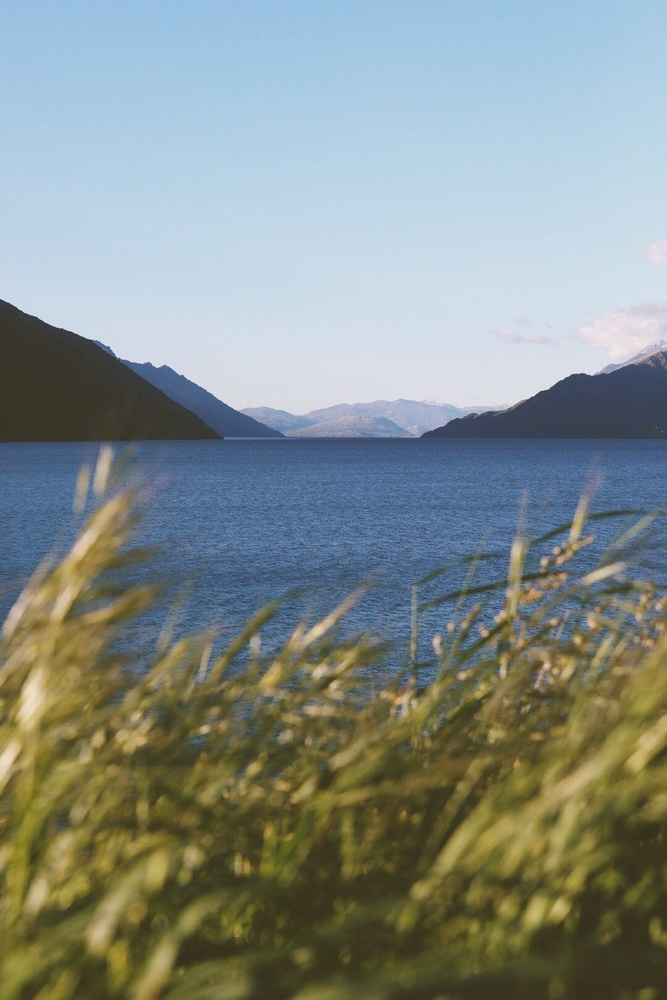
#> input picture scen.jpg, 667 x 1000 px, shrunk from 1080 x 1620 before the run
$ python Robert.py
#> lines starting #> are read from the running program, lines starting #| are printed output that depends on the picture; after the words box and inside, x2 and y2 are one past the last pixel; in counts of white or black regions, pixels touching at a corner belong together
import cv2 as cv
import numpy as np
name = 'scen.jpg'
img0 = cv.imread(name, 0)
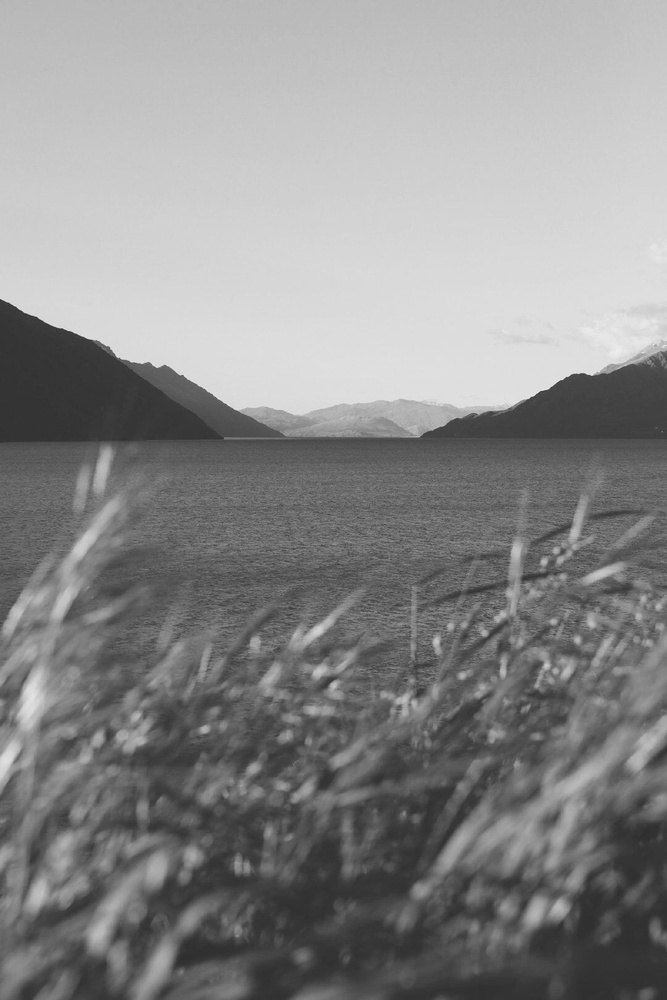
#> img0: shape (1000, 667); min 46, max 242, mean 138.3
img = img0
img = cv.GaussianBlur(img0, (9, 9), 0)
# flower2: 5, 5
# scen: 3, 5
# pipe organ:
# window: 7

#Roberts
kernelx = np.array([[-1,0],[0,1]], dtype=int)
kernely = np.array([[0,-1],[1,0]], dtype=int)
x = cv.filter2D(img, cv.CV_16S, kernelx)
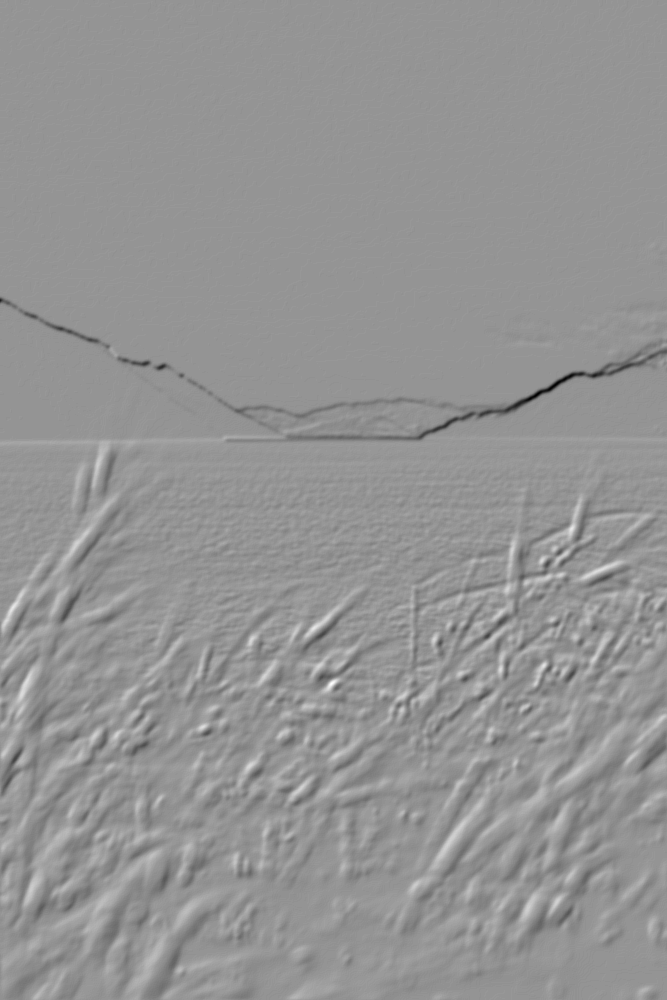
#> x: shape (1000, 667) int16; min -49, max 35, mean -0.1; drawn with min black and max white
y = cv.filter2D(img, cv.CV_16S, kernely)
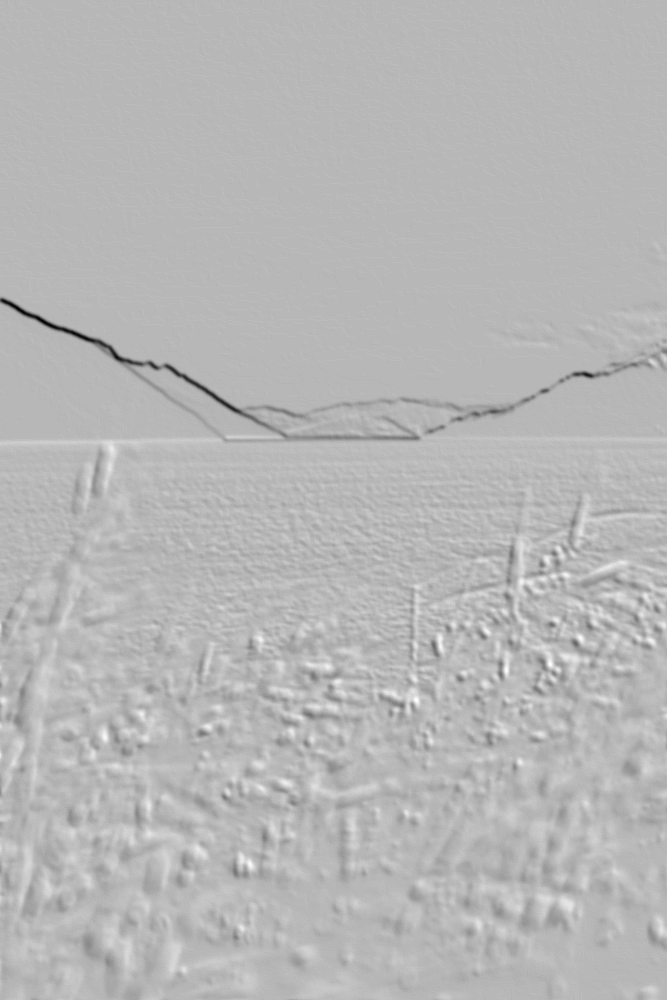
#> y: shape (1000, 667) int16; min -49, max 19, mean -0.117; drawn with min black and max white

absX = cv.convertScaleAbs(x)
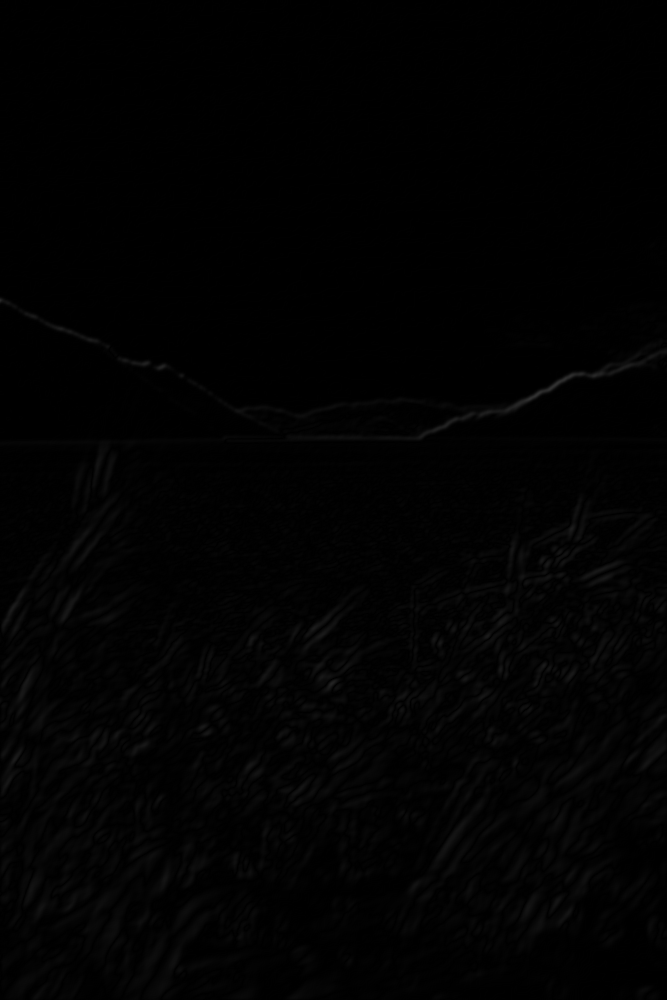
#> absX: shape (1000, 667); min 0, max 49, mean 1.9
absY = cv.convertScaleAbs(y)
Roberts = cv.addWeighted(absY,0.5,absY,0.5,0)

ret, thres = cv.threshold(Roberts,5,255,cv.THRESH_BINARY)
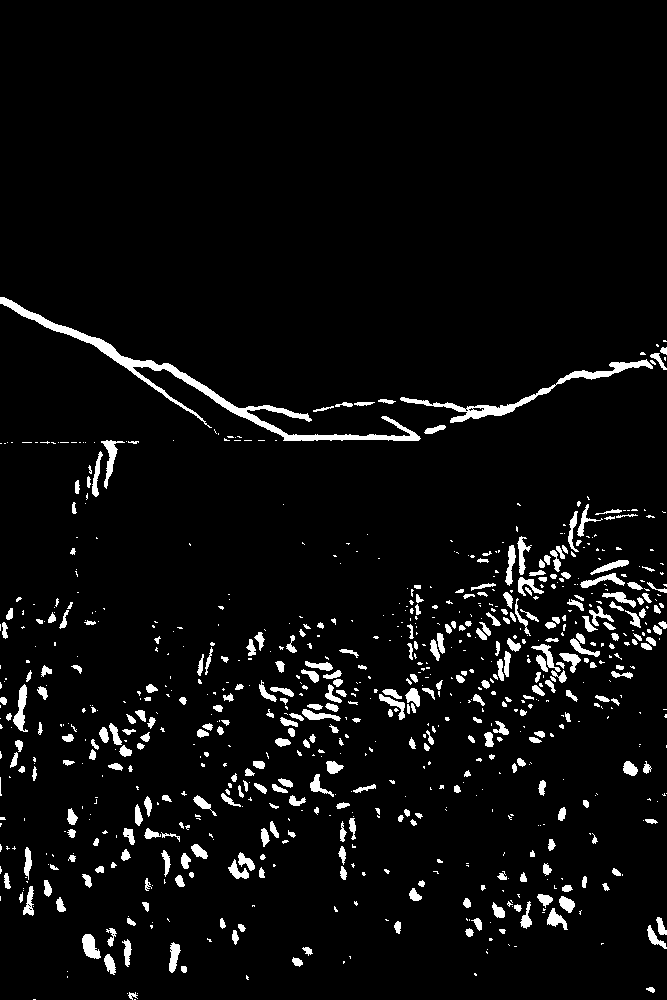
#> thres: shape (1000, 667); 4.8% white; 812 white regions (475 under 20 px), largest, box (x1, y1, x2, y2) and area: (0, 297, 421, 441) 3903, (400, 359, 653, 423) 1676, (13, 684, 28, 732) 347

cv.imwrite(name[:-4] + ' Robert edge.jpg', thres)
cv.imwrite(name[:-4] + ' Robert edge raw.jpg', Roberts)
